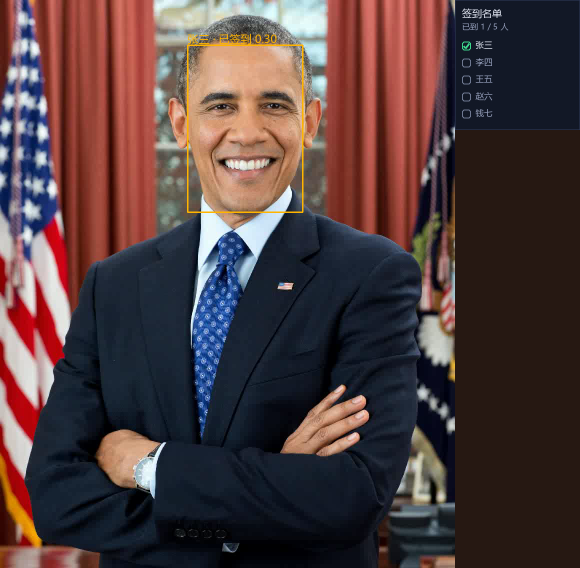
#> input picture data/签到界面截图.png, 1160 x 1136 px (shown at 1/2 size)
$ python -i camera.py   (imports and definitions only)
#> lines starting #> are read from the running program, lines starting #| are printed output that depends on the picture
#> further down, picture is the input picture: shape (1136, 1160, 3); mean B, G, R 61.3, 60.8, 80.4
# -*- coding: utf-8 -*-
"""
摄像头健康检查工具

真实调试中发现的问题：笔记本摄像头的自动曝光需要 1~2 秒才稳定，
只预热几帧时画面接近全黑；而隐私挡板关闭时画面会是一片纯色（无任何结构），
此时签到程序只会「一直检测不到人脸」，用户完全不知道原因。

本模块负责：
  - warmup()：按时间预热到曝光稳定
  - analyze_frame() / diagnose_frame()：判断画面是否可正常识别，并给出可操作的提示
"""
import time

import cv2
import numpy as np

# 判定阈值
_EDGE_RATIO_MIN = 0.003      # 边缘像素占比低于此值 → 画面无结构（纯色/被遮挡）
_BRIGHTNESS_MIN = 30         # 亮度过低 → 环境太暗或挡板关闭
_BRIGHTNESS_MAX = 235        # 亮度过高 → 严重过曝
_COLORFULNESS_MIN = 1.5      # 彩色度极低且无边缘 → 纯灰画面


# [30 lines left out: function warmup, not called in this run]


def analyze_frame(frame):
    """返回画面质量指标：亮度、边缘占比、彩色度"""
    if frame is None or frame.size == 0:
        return {"brightness": 0.0, "edge_ratio": 0.0, "colorfulness": 0.0}
    gray = cv2.cvtColor(frame, cv2.COLOR_BGR2GRAY)
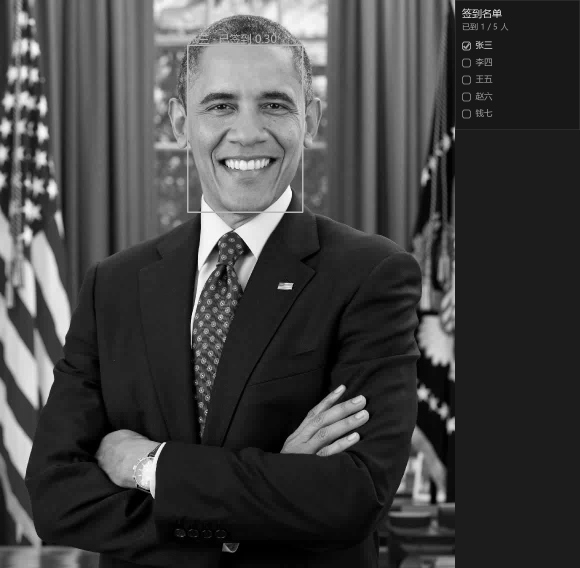
#> gray: shape (1136, 1160) (shown at 1/2 size); min 0, max 255, mean 66.7
    edges = cv2.Canny(gray, 50, 150)
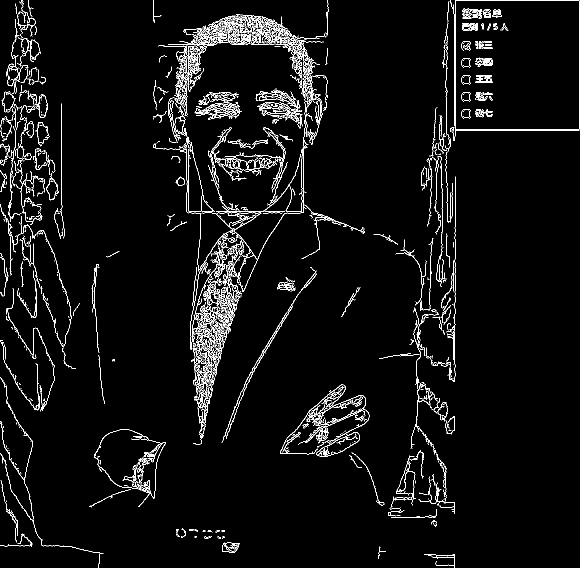
#> edges: shape (1136, 1160) (shown at 1/2 size); 3.9% white in thin lines or dots
    b, g, r = cv2.split(frame)
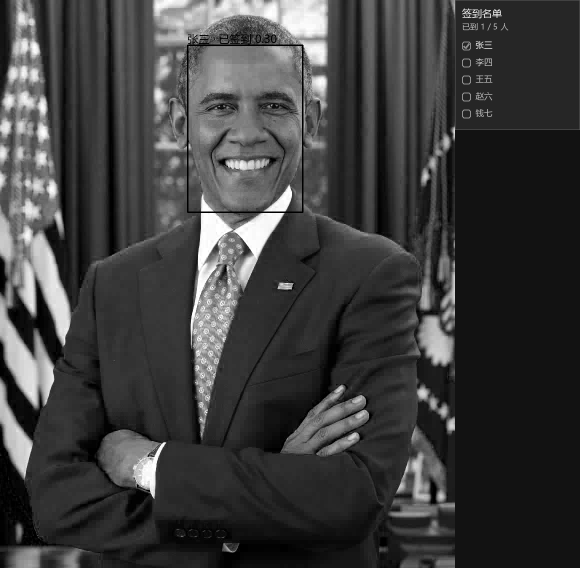
#> b: shape (1136, 1160) (shown at 1/2 size); min 0, max 255, mean 61.3
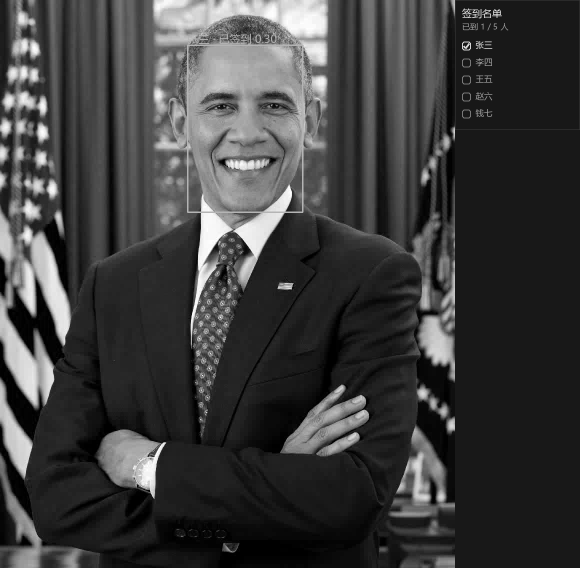
#> g: shape (1136, 1160) (shown at 1/2 size); min 0, max 255, mean 60.8
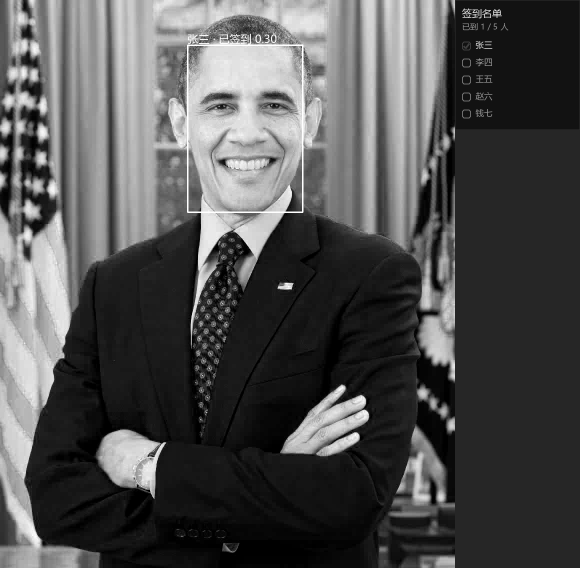
#> r: shape (1136, 1160) (shown at 1/2 size); min 0, max 255, mean 80.4
    # 彩色度：色度通道相对亮度的偏离程度（纯灰画面接近 0）
    b, g, r = b.astype(np.int16), g.astype(np.int16), r.astype(np.int16)
    colorfulness = float((np.abs(b - g).mean() + np.abs(r - g).mean()) / 2.0)
#> colorfulness = 21.67
    return {
        "brightness": float(gray.mean()),
        "edge_ratio": float((edges > 0).mean()),
        "colorfulness": colorfulness,
    }


# [22 lines left out: function diagnose_frame, not called in this run]

>>> import cv2
>>> picture = cv2.imread('../data/签到界面截图.png')
>>> result = analyze_frame(picture)
#> result = {'brightness': 66.74, 'edge_ratio': 0.0392, 'colorfulness': 21.67}
